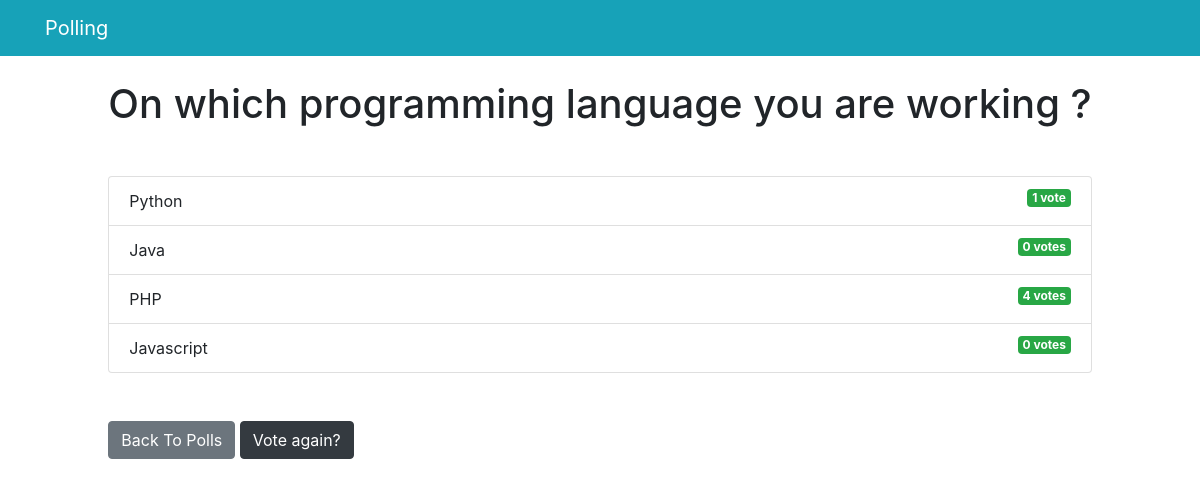
Page /polls/1/results/ on the committed database.
### polls/models.py (models this page shows, shortened)
class Question(models.Model):
	question_text = models.CharField(max_length = 200)
	pub_date = models.DateTimeField('date published')

class Choice(models.Model):
	question = models.ForeignKey(Question, on_delete = models.CASCADE)
	choice_text = models.CharField(max_length = 200)
	votes = models.IntegerField(default = 0)

### polls/views.py (the view)
# urls.py: path('<int:question_id>/results/', views.results, name ='results'),
def results(request, question_id):
	question = get_object_or_404(Question, pk = question_id)
	return render(request, 'polls/results.html', {'question': question})

### templates/polls/results.html
{% extends 'base.html' %}
{% block content %}
<h1 class ="mb-5 text-center">{{ question.question_text }}</h1>
<ul class ="list-group mb-5">
	{% for choice in question.choice_set.all %}
	<li class ="list-group-item">
		{{ choice.choice_text }} <span class ="badge badge-success float-right">{{ choice.votes }}
			vote{{ choice.votes | pluralize }}</span>
	</li>
	{% endfor %}
</ul>
<a class ="btn btn-secondary" href ="{% url 'polls:index' %}">Back To Polls</a>
<a class ="btn btn-dark" href ="{% url 'polls:detail' question.id %}">Vote again?</a>
{% endblock %}

### templates/base.html (shortened to what this page needs)
<html lang ="en">
<head>
	<link rel="stylesheet" href="https://cdn.jsdelivr.net/npm/bootstrap@4.6.1/dist/css/bootstrap.min.css">
</head>
<body>
	{% include 'partials/_navbar.html'%}
	<div class ="container">
		<div class ="row">
			<div class =".col-md-6 m-auto">
				{% block content %}{% endblock %}
			</div>
		</div>
	</div>
</body>
</html>

### templates/partials/_navbar.html
<nav class ="navbar navbar-dark text-center bg-info mb-4">
    <div class ="container ">
        <a class ="navbar-brand  nav-centered" href ="/">Polling</a>
    </div>
</nav>

### rows in the picture
Question: question_text "On which programming language you are working ?"
Choice: choice_text "Python", votes "1"
Choice: choice_text "Java", votes "0", votes|pluralize "s"
Choice: choice_text "PHP", votes "4", votes|pluralize "s"
Choice: choice_text "Javascript", votes "0", votes|pluralize "s"
